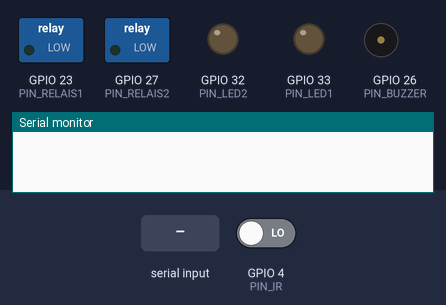
This program was run on a simulated ESP32. Parts: switched loads named in the program (green lamp = pin HIGH), output pins drawn as LEDs (lit = HIGH), buzzer (waves = sounding, pin HIGH), the last lines printed to the serial monitor. The test bench sets the inputs (shaded band); at power-on: GPIO 4 (PIN_IR) LOW.

Above: at 1.2 s.
1.3 s: GPIO 4 (PIN_IR) driven HIGH
At 2.0 s:
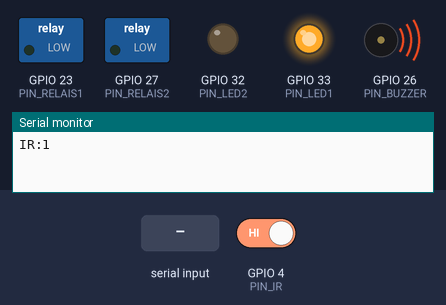
2.8 s: "TIMER_START:,45\n" received over Serial
At 5.0 s:
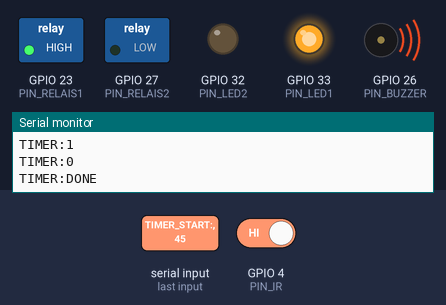
5.3 s: "LED_GREEN\n" received over Serial
At 6.4 s:
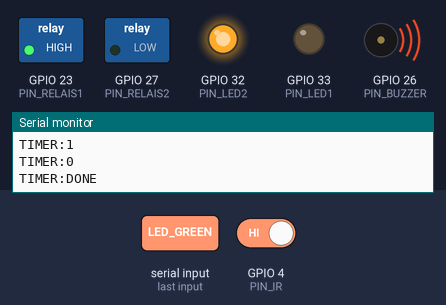
6.8 s: "LED_OFF\n" received over Serial
At 7.4 s:
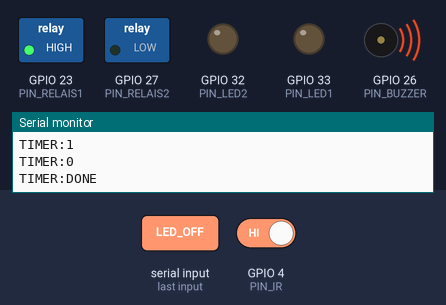
8.3 s: "BUZZER_OFF\n" received over Serial
At 8.6 s:
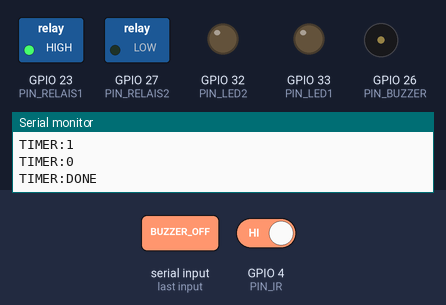
9.8 s: "LED_RED\n" received over Serial
At 10.9 s:
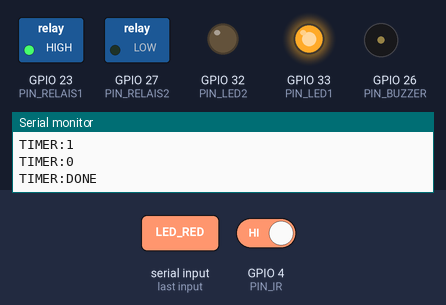
Timing chart, 0 to 12.3 s (numbered marks = the images above; inputs shaded):
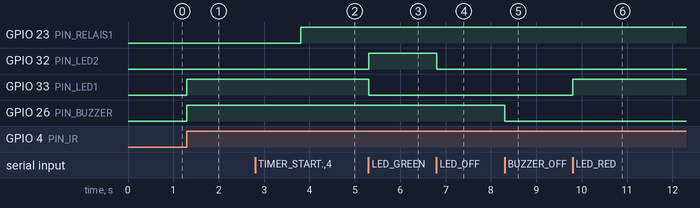

Measured:
- after the input at 1.3 s, GPIO 33 (PIN_LED1), GPIO 26 (PIN_BUZZER): LOW → HIGH at once
- after the input at 2.8 s, GPIO 23 (PIN_RELAIS1): LOW → HIGH after 1.0 s
- after the input at 5.3 s, GPIO 32 (PIN_LED2): LOW → HIGH at once; GPIO 33 (PIN_LED1): HIGH → LOW at once
- after the input at 6.8 s, GPIO 32 (PIN_LED2): HIGH → LOW at once
- after the input at 8.3 s, GPIO 26 (PIN_BUZZER): HIGH → LOW at once
- after the input at 9.8 s, GPIO 33 (PIN_LED1): LOW → HIGH at once

The program:

main.cpp
```cpp
/*
  SafeStade Pro — Firmware USB (Web Serial), sans Wi-Fi
  ========================================================
  Aucune connexion reseau : l'ESP32 recoit ses commandes
  directement par cable USB. C'est l'application (Chrome/Edge)
  qui ouvre le port serie via Web Serial API.

  Broches confirmees sur le kit "Maker Beginner Kit" :
    LED1=33, LED2=32, BUZZER=26, RELAIS1=23, RELAIS2=27, INFRAROUGE=4
    Capteur temperature/humidite (BME280) : bus I2C (SDA=21, SCL=22)

  Bibliotheque a installer : "Adafruit BME280 Library"
  (deja listee dans platformio.ini si vous utilisez PlatformIO)

  Commandes acceptees (une par ligne, terminee par un retour a la ligne) :
    LED_RED, LED_GREEN, LED_OFF, BUZZER_ON, BUZZER_OFF,
    ALERT_ON, ALERT_OFF, GET_TEMP, GET_IR,
    TIMER_START:<secondes>, TIMER_STOP
  Toute commande hors de cette liste est ignoree (securite).
*/

#include <Wire.h>
#include <Adafruit_BME280.h>

const int PIN_LED1 = 33, PIN_LED2 = 32, PIN_BUZZER = 26;
const int PIN_RELAIS1 = 23, PIN_RELAIS2 = 27, PIN_IR = 4;

Adafruit_BME280 bme;
bool capteurOk = false;

String ligne = "";
bool minuterieActive = false;
unsigned long minuterieFin = 0;
unsigned long dernierEnvoiTimer = 0;
bool etatIRPrecedent = false;

void appliquer(String cmd) {
  if (cmd == "LED_RED")        { digitalWrite(PIN_LED1, HIGH); digitalWrite(PIN_LED2, LOW); }
  else if (cmd == "LED_GREEN") { digitalWrite(PIN_LED2, HIGH); digitalWrite(PIN_LED1, LOW); }
  else if (cmd == "LED_OFF")   { digitalWrite(PIN_LED1, LOW);  digitalWrite(PIN_LED2, LOW); }
  else if (cmd == "BUZZER_ON")  digitalWrite(PIN_BUZZER, HIGH);
  else if (cmd == "BUZZER_OFF") digitalWrite(PIN_BUZZER, LOW);
  else if (cmd == "ALERT_ON")  { digitalWrite(PIN_LED1, HIGH); digitalWrite(PIN_BUZZER, HIGH); digitalWrite(PIN_RELAIS1, HIGH); }
  else if (cmd == "ALERT_OFF") { digitalWrite(PIN_LED1, LOW);  digitalWrite(PIN_BUZZER, LOW);  digitalWrite(PIN_RELAIS1, LOW); }
  else if (cmd == "GET_TEMP") {
    if (capteurOk) Serial.println("TEMP:" + String(bme.readTemperature(), 1) + ":" + String(bme.readHumidity(), 1));
    else Serial.println("TEMP:--:--");
  }
  else if (cmd == "GET_IR") {
    Serial.println("IR:" + String(digitalRead(PIN_IR) == HIGH ? "1" : "0"));
  }
  else if (cmd.startsWith("TIMER_START:")) {
    int s = cmd.substring(12).toInt();
    if (s < 1) s = 1;
    minuterieFin = millis() + (unsigned long)s * 1000UL;
    minuterieActive = true;
  }
  else if (cmd == "TIMER_STOP") {
    minuterieActive = false;
  }
  // toute autre commande est silencieusement ignoree
}

void setup() {
  Serial.begin(115200);
  pinMode(PIN_LED1, OUTPUT); pinMode(PIN_LED2, OUTPUT); pinMode(PIN_BUZZER, OUTPUT);
  pinMode(PIN_RELAIS1, OUTPUT); pinMode(PIN_RELAIS2, OUTPUT); pinMode(PIN_IR, INPUT);

  Wire.begin(21, 22);
  capteurOk = bme.begin(0x76) || bme.begin(0x77);
}

void loop() {
  // Lecture des commandes envoyees par l'application (une ligne = une commande)
  while (Serial.available() > 0) {
    char c = Serial.read();
    if (c == '\n') { appliquer(ligne); ligne = ""; }
    else if (c != '\r') { ligne += c; }
  }

  // Detection infrarouge autonome (reaction locale meme sans commande de l'app)
  bool etatIR = digitalRead(PIN_IR) == HIGH;
  if (etatIR && !etatIRPrecedent) {
    appliquer("LED_RED"); appliquer("BUZZER_ON");
    Serial.println("IR:1");
  }
  etatIRPrecedent = etatIR;

  // Minuterie : envoie le temps restant chaque seconde, declenche l'alerte a la fin
  if (minuterieActive) {
    if (millis() - dernierEnvoiTimer >= 1000) {
      dernierEnvoiTimer = millis();
      long restant = (long)(minuterieFin - millis()) / 1000;
      if (restant < 0) restant = 0;
      Serial.println("TIMER:" + String(restant));
    }
    if (millis() >= minuterieFin) {
      minuterieActive = false;
      appliquer("ALERT_ON");
      Serial.println("TIMER:DONE");
    }
  }
}
```
